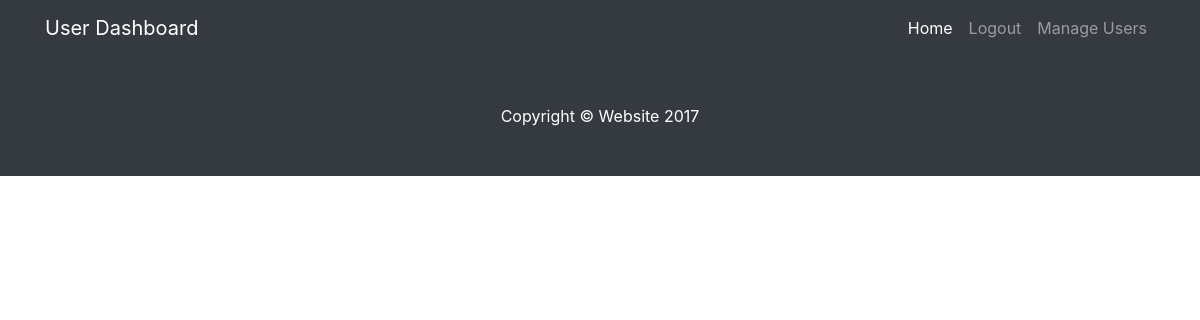
The app's page /users/show/5/ (signed in), older data.
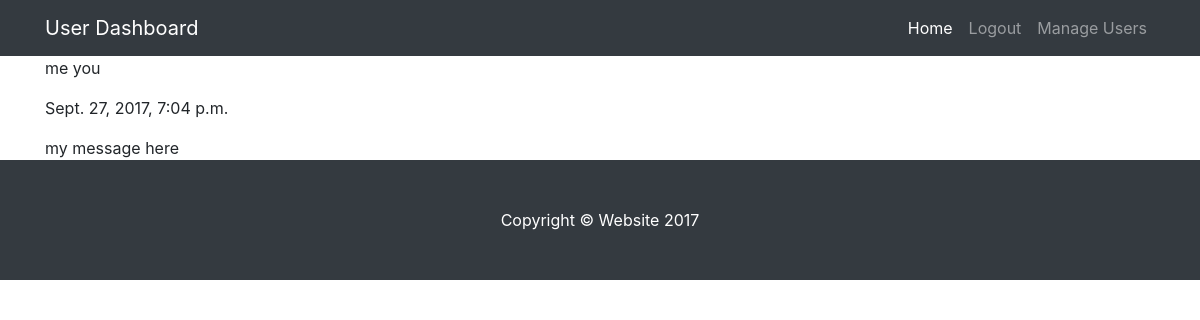
The same page, newer data.
### users_manager/models.py (models this page shows)
class Messages(models.Model):
    user = models.ForeignKey(
        User,
        related_name='messages'
    )
    date_uploaded = models.DateTimeField(auto_now_add=True)
    message = models.CharField(max_length=255)

### users_manager/views.py (the view)
# urls.py: url(r'^show/(?P<pk>[0-9]+)/$',  PostMessage.as_view(), name='post_message'),
class PostMessage(LoginRequiredMixin, ListView):
    login_required = True
    redirect_field_name = reverse_lazy('login:home')
    template_name = 'users_manager/show.html'
    model = User
    def get_context_data(self, **kwargs):
        context = super(PostMessage, self).get_context_data(**kwargs)
        context['messages'] = User.objects.get(id=self.kwargs['pk']).messages.all()
        return context

### users_manager/templates/users_manager/show.html (shortened to what this page needs)
{% extends "dashboard/base.html" %}
{% block content %}
    {% for message in messages %}
        <p>{{message.user.first_name}} {{message.user.last_name}}</p>
        <p>{{ message.date_uploaded }}</p>
        <section>{{message.message}}</section>
    {% endfor %}
{% endblock  %}

### dashboard/templates/dashboard/base.html (shortened to what this page needs)
<!DOCTYPE html>
<html lang="en">
<head>
     {% load static %}
    <link href="{% static 'dashboard/css/bootstrap.min.css' %}" rel="stylesheet">
    <link href="{% static 'dashboard/css/heroic-features.css' %}" rel="stylesheet">
</head>
<body>
    <nav class="navbar navbar-expand-lg navbar-dark bg-dark fixed-top">
        <div class="container">
            <a class="navbar-brand" href="#">User Dashboard</a>
            <div class="collapse navbar-collapse" id="navbarResponsive">
            <ul class="navbar-nav ml-auto">
                <li class="nav-item active">
                <a class="nav-link" href="">Home
                </a>
                {% if user.is_authenticated %}
                </li>
                <li class="nav-item">
                <a class="nav-link" href="{% url 'login:logout' %}">Logout</a>
                </li>
                {% else %}
                </li>
                <li class="nav-item">
                <a class="nav-link" href="{% url 'login:signin' %}">Login</a>
                </li>
                {% endif %}
                <li class="nav-item">
                <a class="nav-link" href="{% url 'dashboard:user_home' %}">Manage Users</a>
                </li>
            </ul>
            </div>
        </div>
    </nav>
    <div class="container">
        {% block content %}
        {% endblock %}
    </div>
    <footer class="py-5 bg-dark">
        <div class="container">
            <p class="m-0 text-center text-white">Copyright &copy; Website 2017</p>
        </div>
    </footer>
    {% load static %}
</body>
</html>

### dashboard/static/dashboard/css/heroic-features.css (style rules this page uses)
body { padding-top: 54px; }
@media (min-width: 992px) { body { padding-top: 56px; } }

Row changes from the older to the newer data that the page shows:
added Messages: user.first_name "me", user.last_name "you", date_uploaded "Sept. 27, 2017, 7:04 p.m.", message "my message here"
